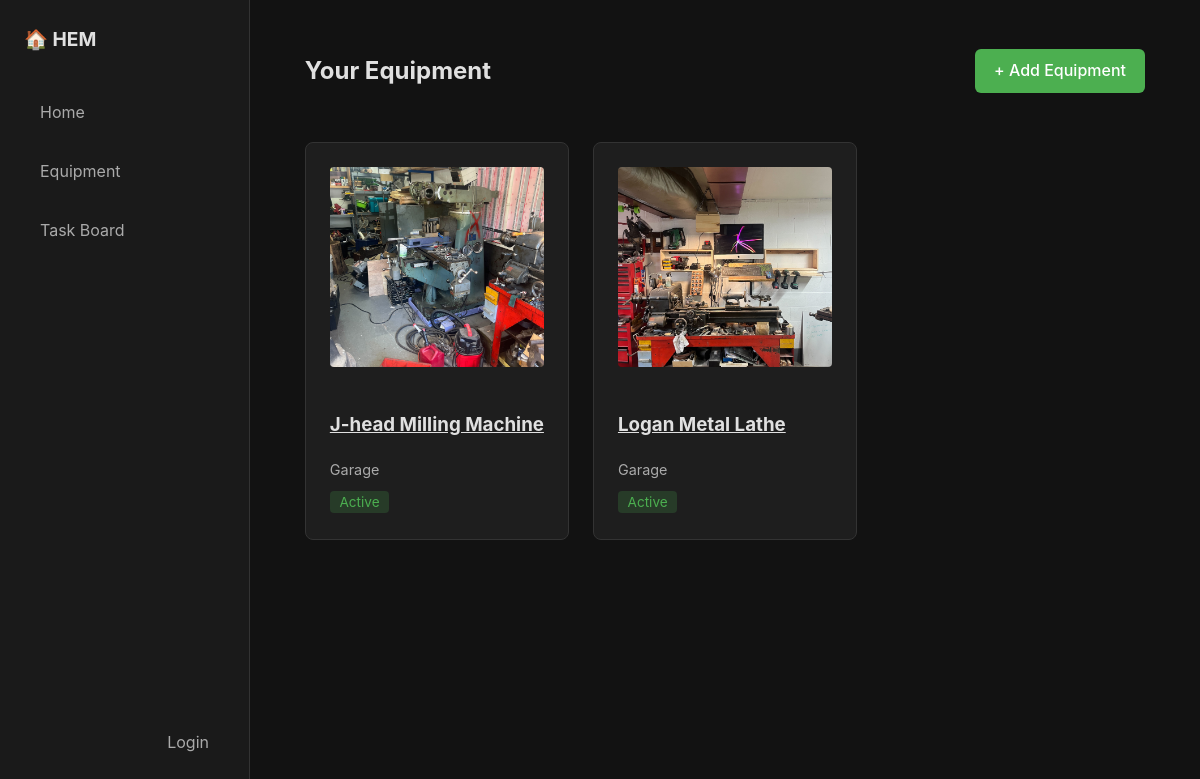
Screenshot of /equip/ with the database file from the repository.
### equipment/models.py (models this page shows, shortened)
class Equipment(models.Model):
    STATUS_CHOICES = [
        ('active', 'Active'),
        ('maintenance', 'Needs Maintenance'),
        ('broken', 'Broken'),
        ('stored', 'Stored'),
        ('retired', 'Retired'),
    ]
    name = models.CharField(max_length=200)
    description = models.TextField(blank=True)
    status = models.CharField(max_length=20, choices=STATUS_CHOICES, default='active')
    image = models.ImageField(upload_to='equipment/', blank=True, null=True)
    location = models.CharField(max_length=200, blank=True)
    purchase_date = models.DateField(blank=True, null=True)
    created_at = models.DateTimeField(auto_now_add=True)
    updated_at = models.DateTimeField(auto_now=True)

### equipment/views.py (the view)
# urls.py: path('equip/', views.dashboard, name='dashboard'),
def dashboard(request):
    equipment_list = Equipment.objects.all().order_by('-created_at')
    return render(request, 'equipment/dashboard.html', {'equipment_list': equipment_list})

### templates/equipment/dashboard.html
{% extends 'base.html' %}
{% block content %}
<div class="flex flex-between" style="margin-bottom: 2rem;">
    <h2>Your Equipment</h2>
    <a href="{% url 'add_equipment' %}" class="btn">+ Add Equipment</a>
</div>
<div class="grid">
    {% for equipment in equipment_list %}
    <div class="card">
        {% if equipment.image %}
        <img src="{{ equipment.image.url }}" alt="{{ equipment.name }}"
            style="width:100%; height: 200px; object-fit: cover; border-radius: 4px; margin-bottom: 1rem;">
        {% else %}
        <div
            style="width:100%; height: 200px; background: #333; display: flex; align-items: center; justify-content: center; border-radius: 4px; margin-bottom: 1rem; color: #666;">
            No Image
        </div>
        {% endif %}
        <h3><a href="{% url 'equipment_detail' equipment.pk %}" style="color: var(--text-primary);">
                {{ equipment.name }}</a></h3>
        <p class="text-secondary" style="margin-bottom: 0.5rem; font-size: 0.9rem;">{{ equipment.location }}</p>
        <span class="status-badge status-{{ equipment.status }}">{{ equipment.get_status_display }}</span>
    </div>
    {% empty %}
    <div style="grid-column: 1/-1; text-align: center; padding: 4rem;">
        <p class="text-secondary">No equipment added yet.</p>
        <a href="{% url 'add_equipment' %}" class="btn">Add Your First Item</a>
    </div>
    {% endfor %}
</div>
{% endblock %}

### templates/base.html (style rules this page uses)
:root { --bg-body: #121212; --bg-card: #1E1E1E; --text-primary: #E0E0E0; --text-secondary: #AAAAAA; --accent: #4CAF50; --accent-hover: #45a049; --danger: #e57373; --border: #333; --font-family: 'Inter', system-ui, -apple-system, sans-serif; }
body { font-family: var(--font-family); background-color: var(--bg-body); color: var(--text-primary); margin: 0; padding: 0; line-height: 1.6; }
.btn { display: inline-block; background-color: var(--accent); color: white; padding: 0.6rem 1.2rem; border-radius: 6px; text-decoration: none; font-weight: 500; cursor: pointer; border: none; transition: background 0.2s; }
.card { background-color: var(--bg-card); border: 1px solid var(--border); border-radius: 8px; padding: 1.5rem; margin-bottom: 1.5rem; }
.grid { display: grid; grid-template-columns: repeat(3, 1fr); gap: 1.5rem; }
.flex { display: flex; gap: 1rem; align-items: center; }
.flex-between { justify-content: space-between; }
.text-secondary { color: var(--text-secondary); }
.status-badge { padding: 0.2rem 0.6rem; border-radius: 4px; font-size: 0.85rem; background: #333; }
.status-active { background: rgba(76, 175, 80, 0.2); color: #4CAF50; }

### rows the page displays
Equipment: image (picture), name "J-head Milling Machine", location "Garage", status "Active"
Equipment: image (picture), name "Logan Metal Lathe", location "Garage", status "Active"
